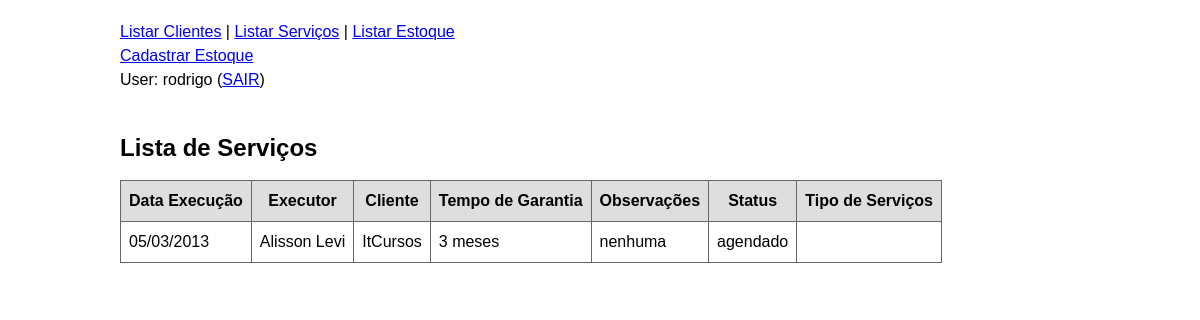
Before: /index.php/servico/listar/ (signed in) with the older database file.
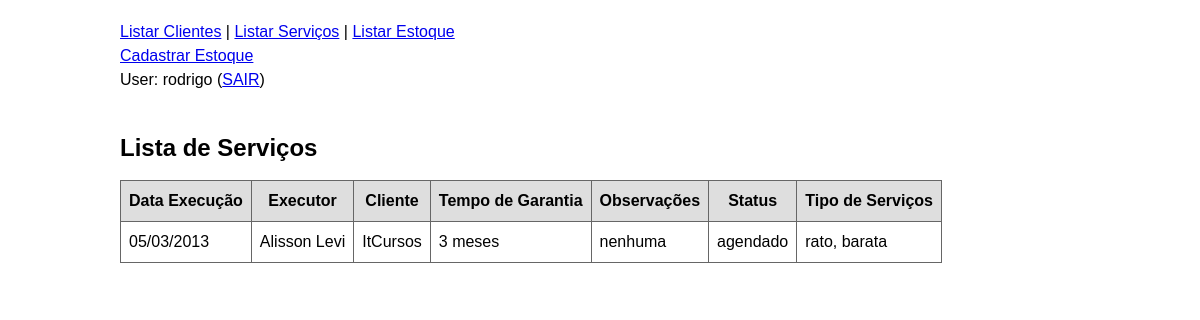
After: the same page with the newer database file.
### tables this page shows
CREATE TABLE servico_tecnico (
	id int NOT NULL auto_increment,
	data_execucao date NOT NULL,
	funcionario_id int NOT NULL,
	cliente_id int NOT NULL,
	tempo_garantia int NOT NULL,
	observacoes varchar(255) NOT NULL,
	status varchar(255) NOT NULL,
	tipo_servico varchar(255) NOT NULL,
	UNIQUE (cliente_id),
	PRIMARY KEY (id),
	FOREIGN KEY (funcionario_id) REFERENCES funcionarios(id),
	FOREIGN KEY (cliente_id) REFERENCES clientes(id)
);

CREATE TABLE funcionarios (
	id int NOT NULL auto_increment,
	nome varchar(255) NOT NULL,
	email varchar(255) NOT NULL,
	dias_semanas_trabalho varchar(255) NOT NULL,
	PRIMARY KEY (id)
);

CREATE TABLE clientes ( 
	id int NOT NULL auto_increment,
	nome varchar(255) NOT NULL,
	razao_social varchar(255) NOT NULL,
	cnpj char(18) NOT NULL,
	endereco varchar(255) NOT NULL,
	data_ultima_visita date NULL,
	data_proxima_visita date NULL,
	status varchar(255) NOT NULL,
	PRIMARY KEY (id),
	UNIQUE (nome),
	UNIQUE (cnpj),
	UNIQUE (razao_social)
);

### controle/rotas.php (called while the page is built, shortened)
<?php
    function montar_include($pasta, $arquivo) {
        return TEMPLATES.'/'.$pasta.'/'.$arquivo.'.php';
    }
    function mostrar_conteudo() {
        $uri = $_SERVER['REQUEST_URI'];
        $uri = explode('?', $uri);
        $uri = $uri[0];
        $uri = rtrim($uri, '/');
        $partes = explode('/', $uri);
        if(count($partes) >= 5) {
            $arquivo = array_pop($partes);
            $pasta = array_pop($partes);
        } else {
            $pasta = 'servico';
            $arquivo = 'listar';
        }
        $caminho = montar_include($pasta, $arquivo);
        include_once($caminho);
    }
?>

### templates/servico/listar.php (the view)
<br /><br />
<h2>Lista de Serviços</h2>
<?php
	$sql = 'select * from servico_tecnico;';
	$resultado = mysql_query($sql);
	echo '<table class=\'lista\'>
		<tr>
			<th>Data Execução</th>
			<th>Executor</th>
			<th>Cliente</th>
			<th>Tempo de Garantia</th>
			<th>Observações</th>
			<th>Status</th>
			<th>Tipo de Serviços</th>
		</tr>';
	while ($servicos = mysql_fetch_assoc($resultado)) {
		$servicos['data_execucao']=implode("/",array_reverse(explode("-",$servicos['data_execucao'])));
			echo '<tr>
					<td>'.$servicos['data_execucao'].'</td>';
					$idFuncionario=$servicos['funcionario_id'];
					$sqlFuncionario = 'SELECT nome FROM funcionarios WHERE id='.$idFuncionario.';';
					$resultadoFuncionario = mysql_query($sqlFuncionario);
					$nomeFuncionario = mysql_fetch_assoc($resultadoFuncionario);
					echo 	'<td>'.$nomeFuncionario['nome'].'</td>';
					$idCliente=$servicos['cliente_id'];
					$sqlCliente = 'SELECT nome FROM clientes WHERE id='.$idCliente.';';
					$resultadoCliente = mysql_query($sqlCliente);
					$nomeCliente = mysql_fetch_assoc($resultadoCliente);
					echo '<td>'.$nomeCliente['nome'].'</td>
					<td>'.$servicos['tempo_garantia'].' meses</td>
					<td>'.$servicos['observacoes'].'</td>
					<td>'.$servicos['status'].'</td>
					<td>'.$servicos['tipo_servico'].'</td>';
			if($_SESSION['login'] == 'levi'){
				echo '
					<td><a href=\'/'.BASE.'/index.php/servico/alterar/?id='.$servicos['id'].'\'>Alterar</a></td>
					<td><a href=\'/'.BASE.'/index.php/servico/remover/?id='.$servicos['id'].'\'>Remover</a></td>
			 		</tr>';
		}
			else {
				echo '</tr>';
		}
	}
			echo '</table>';
?>

### index.php (shortened to what this page needs)
<?php include_once('controle/rotas.php'); ?>
<!DOCTYPE html>
<html>
    <head>
    	<link rel="stylesheet" type="text/css" href="/<?php echo BASE?>/estaticos/estilo.css">
    </head>
    <body>
        <?php
            if ($_SESSION['login'] == 'rodrigo'){
                include_once(TEMPLATES.'/geral/menu_estoque.php');
            }
            else if ($_SESSION['login'] == 'levi'){
                include_once(TEMPLATES.'/geral/menu_agendamento.php');
            }
        	mostrar_conteudo();
        ?>
    </body>
</html>

### templates/geral/menu_estoque.php
<a href='/<?php echo BASE; ?>/index.php/clientes/listar/'>Listar Clientes</a> |
<a href='/<?php echo BASE; ?>/index.php/servico/listar/'>Listar Serviços</a> |
<a href='/<?php echo BASE; ?>/index.php/estoque/listar/'>Listar Estoque</a>
<br />
<a href='/<?php echo BASE; ?>/index.php/estoque/cadastrar/'>Cadastrar Estoque</a>
<br />
User: <?php echo $_SESSION['login'].' '?>(<a href='<?php echo '/'.BASE.'/logout.php/'; ?>'>SAIR</a>)

### estaticos/estilo.css (style rules this page uses)
body { width: 960px; margin: 0 auto; font: normal 16px/24px "Lucida Grande", Arial, Ubuntu, sans-serif; padding: 20px 20px 0; }
table.lista { border-width: 1px; border-color: #666666; border-collapse: collapse; }
table.lista th { border-width: 1px; padding: 8px; border-style: solid; border-color: #666666; background-color: #dedede; }
table.lista td { border-width: 1px; padding: 8px; border-style: solid; border-color: #666666; background-color: #ffffff; }

Changed rows visible on the page:
changed servico_tecnico "nenhuma": tipo_servico (not shown) → "rato, barata"
